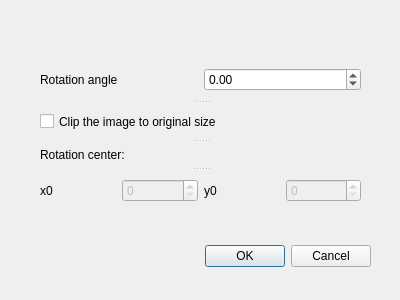
<?xml version="1.0" encoding="UTF-8"?>
<ui version="4.0">
 <class>RotationInputDialog</class>
 <widget class="QDialog" name="RotationInputDialog">
  <property name="geometry">
   <rect>
    <x>0</x>
    <y>0</y>
    <width>400</width>
    <height>300</height>
   </rect>
  </property>
  <property name="windowTitle">
   <string>Rotaion Input</string>
  </property>
  <widget class="QDialogButtonBox" name="buttonBox">
   <property name="geometry">
    <rect>
     <x>30</x>
     <y>240</y>
     <width>341</width>
     <height>32</height>
    </rect>
   </property>
   <property name="orientation">
    <enum>Qt::Horizontal</enum>
   </property>
   <property name="standardButtons">
    <set>QDialogButtonBox::Cancel|QDialogButtonBox::Ok</set>
   </property>
  </widget>
  <widget class="QSplitter" name="splitter">
   <property name="geometry">
    <rect>
     <x>40</x>
     <y>60</y>
     <width>321</width>
     <height>151</height>
    </rect>
   </property>
   <property name="orientation">
    <enum>Qt::Vertical</enum>
   </property>
   <widget class="QWidget" name="layoutWidget">
    <layout class="QHBoxLayout" name="horizontalLayout_3">
     <item>
      <widget class="QLabel" name="label">
       <property name="text">
        <string>Rotation angle</string>
       </property>
      </widget>
     </item>
     <item>
      <widget class="QDoubleSpinBox" name="RotationAngleBox">
       <property name="minimum">
        <double>-360.000000000000000</double>
       </property>
       <property name="maximum">
        <double>360.000000000000000</double>
       </property>
      </widget>
     </item>
    </layout>
   </widget>
   <widget class="QCheckBox" name="clipCheckBox">
    <property name="text">
     <string>Clip the image to original size</string>
    </property>
   </widget>
   <widget class="QLabel" name="label_2">
    <property name="text">
     <string>Rotation center:</string>
    </property>
   </widget>
   <widget class="QWidget" name="layoutWidget">
    <layout class="QHBoxLayout" name="horizontalLayout_4">
     <item>
      <layout class="QHBoxLayout" name="horizontalLayout">
       <item>
        <widget class="QLabel" name="label_3">
         <property name="text">
          <string>x0</string>
         </property>
        </widget>
       </item>
       <item>
        <widget class="QSpinBox" name="x0Box">
         <property name="enabled">
          <bool>false</bool>
         </property>
         <property name="maximum">
          <number>10000</number>
         </property>
        </widget>
       </item>
      </layout>
     </item>
     <item>
      <layout class="QHBoxLayout" name="horizontalLayout_2">
       <item>
        <widget class="QLabel" name="label_4">
         <property name="text">
          <string>y0</string>
         </property>
        </widget>
       </item>
       <item>
        <widget class="QSpinBox" name="y0Box">
         <property name="enabled">
          <bool>false</bool>
         </property>
         <property name="maximum">
          <number>10000</number>
         </property>
        </widget>
       </item>
      </layout>
     </item>
    </layout>
   </widget>
  </widget>
 </widget>
 <resources/>
 <connections>
  <connection>
   <sender>buttonBox</sender>
   <signal>accepted()</signal>
   <receiver>RotationInputDialog</receiver>
   <slot>accept()</slot>
   <hints>
    <hint type="sourcelabel">
     <x>248</x>
     <y>254</y>
    </hint>
    <hint type="destinationlabel">
     <x>157</x>
     <y>274</y>
    </hint>
   </hints>
  </connection>
  <connection>
   <sender>buttonBox</sender>
   <signal>rejected()</signal>
   <receiver>RotationInputDialog</receiver>
   <slot>reject()</slot>
   <hints>
    <hint type="sourcelabel">
     <x>316</x>
     <y>260</y>
    </hint>
    <hint type="destinationlabel">
     <x>286</x>
     <y>274</y>
    </hint>
   </hints>
  </connection>
 </connections>
</ui>
